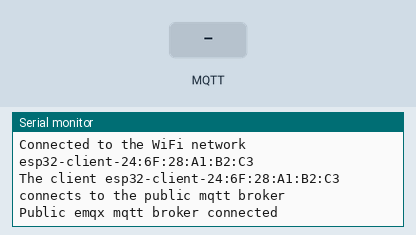
Simulated run of this sketch. Board: ESP32. On the bench: the last lines printed to the serial monitor. The test bench sets the inputs (shaded band). WiFi joins after 1.5 s; servers stay silent unless stated; no MQTT or app messages arrive unless stated.

Above: at 2.7 s.
2.8 s: MQTT message "1" arrives on the first subscribed topic
At 3.4 s:
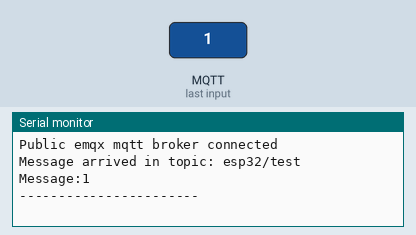
4.3 s: MQTT message "on" arrives on the first subscribed topic
At 5.5 s:
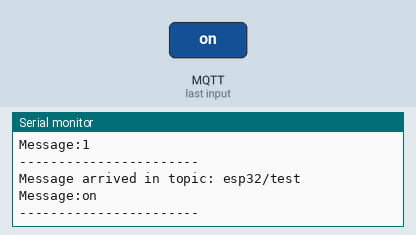
5.8 s: MQTT message "off" arrives on the first subscribed topic
At 6.8 s:
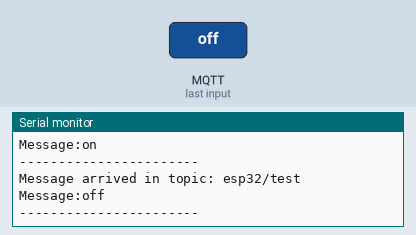

Measured:
- after the input at 2.8 s, the serial monitor: prints a new line at once (image 1)
- after the input at 4.3 s, the serial monitor: prints a new line at once (image 2)
- after the input at 5.8 s, the serial monitor: prints a new line at once (image 3)

The sketch:

sketch_aug02a.ino
```cpp
#include <WiFi.h>
#include <PubSubClient.h>

// WiFi
const char *ssid = "SpeedEx-QM"; // Enter your WiFi name
const char *password = "speedex@2020";  // Enter WiFi password

//const char *ssid = "HU-Guest"; // Enter your WiFi name
//const char *password = "HU_GUEST14";  // Enter WiFi password


// MQTT Broker
const char *mqtt_broker = "broker.emqx.io";
const char *topic = "esp32/test";
const char *mqtt_username = "emqx";
const char *mqtt_password = "public";
const int mqtt_port = 1883;

WiFiClient espClient;
PubSubClient client(espClient);

void setup() {
 // Set software serial baud to 115200;
 Serial.begin(115200);
 // connecting to a WiFi network
 WiFi.begin(ssid, password);
 while (WiFi.status() != WL_CONNECTED) {
     delay(500);
     Serial.println("Connecting to WiFi..");
 }
 Serial.println("Connected to the WiFi network");
 //connecting to a mqtt broker
 client.setServer(mqtt_broker, mqtt_port);
 client.setCallback(callback);
 while (!client.connected()) {
     String client_id = "esp32-client-";
     client_id += String(WiFi.macAddress());
     Serial.println(client_id);
     Serial.printf("The client %s connects to the public mqtt broker\n", client_id.c_str());
     if (client.connect(client_id.c_str(), mqtt_username, mqtt_password)) {
         Serial.println("Public emqx mqtt broker connected");
         // publish and subscribe
         client.publish(topic, "Hello From ESP32 !!");
         String flow_rate = String(32.31);
         String msg = "flow_rate: " + flow_rate + " , total_flow: 233.30";
         char finalMsg[100];
         msg.toCharArray(finalMsg, 100);
         client.publish(topic, finalMsg);
         client.subscribe(topic);
     } else {
         Serial.print("failed with state ");
         Serial.print(client.state());
         delay(2000);
     }
 }

}

void callback(char *topic, byte *payload, unsigned int length) {
 Serial.print("Message arrived in topic: ");
 Serial.println(topic);
 Serial.print("Message:");
 for (int i = 0; i < length; i++) {
     Serial.print((char) payload[i]);
 }
 Serial.println();
 Serial.println("-----------------------");
}

void loop() {
 client.loop();
}
```
